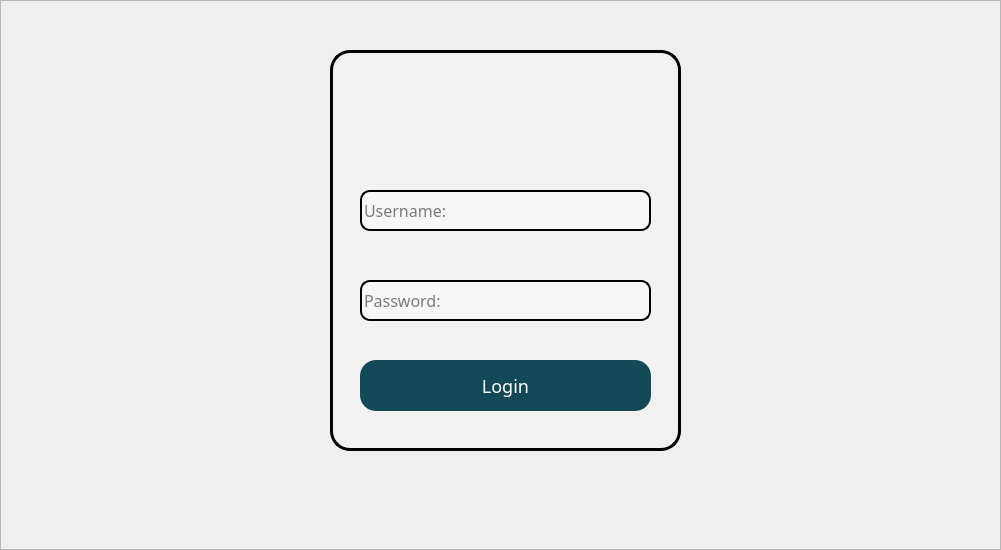
<?xml version="1.0" encoding="UTF-8"?>
<ui version="4.0">
 <class>Frame</class>
 <widget class="QFrame" name="Frame">
  <property name="windowModality">
   <enum>Qt::NonModal</enum>
  </property>
  <property name="geometry">
   <rect>
    <x>0</x>
    <y>0</y>
    <width>1001</width>
    <height>550</height>
   </rect>
  </property>
  <property name="font">
   <font>
    <pointsize>12</pointsize>
   </font>
  </property>
  <property name="windowTitle">
   <string>Frame</string>
  </property>
  <property name="toolTip">
   <string/>
  </property>
  <property name="autoFillBackground">
   <bool>false</bool>
  </property>
  <property name="styleSheet">
   <string notr="true">#Frame
{
	background-image: url(:/image/frame_bgimg.jpg);
}
</string>
  </property>
  <property name="frameShape">
   <enum>QFrame::StyledPanel</enum>
  </property>
  <property name="frameShadow">
   <enum>QFrame::Raised</enum>
  </property>
  <widget class="QFrame" name="frame">
   <property name="geometry">
    <rect>
     <x>330</x>
     <y>50</y>
     <width>351</width>
     <height>401</height>
    </rect>
   </property>
   <property name="styleSheet">
    <string notr="true">#frame
{
	background-color:rgba(255,255,255,0.15);
	border-radius:20px;
	border:3px solid black;
}
#frame:hover
{
	background-color:rgba(255,255,255,0.3);
	border:2px solid black;
}</string>
   </property>
   <property name="frameShape">
    <enum>QFrame::StyledPanel</enum>
   </property>
   <property name="frameShadow">
    <enum>QFrame::Raised</enum>
   </property>
   <widget class="QLineEdit" name="Username">
    <property name="geometry">
     <rect>
      <x>30</x>
      <y>140</y>
      <width>291</width>
      <height>41</height>
     </rect>
    </property>
    <property name="font">
     <font>
      <family>黑体</family>
      <pointsize>12</pointsize>
      <underline>false</underline>
     </font>
    </property>
    <property name="styleSheet">
     <string notr="true">#Username
{
	background-color:rgba(255,255,255,0.4);
	border-radius:10px;
	border:2px solid black;
}
#Username:hover
{
	background-color:rgba(255,255,255,0.6);
	border:1px solid black;
}</string>
    </property>
    <property name="text">
     <string/>
    </property>
    <property name="placeholderText">
     <string>Username:</string>
    </property>
   </widget>
   <widget class="QLineEdit" name="Password">
    <property name="geometry">
     <rect>
      <x>30</x>
      <y>230</y>
      <width>291</width>
      <height>41</height>
     </rect>
    </property>
    <property name="font">
     <font>
      <family>黑体</family>
      <pointsize>12</pointsize>
      <underline>false</underline>
     </font>
    </property>
    <property name="styleSheet">
     <string notr="true">#Password
{
	background-color:rgba(255,255,255,0.4);
	border-radius:10px;
	border:2px solid black;
}
#Password:hover
{
	background-color:rgba(255,255,255,0.6);
	border:1px solid black;
}</string>
    </property>
    <property name="text">
     <string/>
    </property>
    <property name="echoMode">
     <enum>QLineEdit::Password</enum>
    </property>
    <property name="placeholderText">
     <string>Password:</string>
    </property>
   </widget>
   <widget class="QPushButton" name="Button_login">
    <property name="geometry">
     <rect>
      <x>30</x>
      <y>310</y>
      <width>291</width>
      <height>51</height>
     </rect>
    </property>
    <property name="styleSheet">
     <string notr="true">#Button_login
{
	border-radius:16px;
	background-color:#134857;
	font-size:18px;
	font-family:Microsoft Yahei;
	color:white;
}
#Button_login:hover
{
	background-color:#145060;
}
#Button_login:pressed
{
	background-color:#175565;
	padding-left:3px;
	padding-top:3px;
}</string>
    </property>
    <property name="text">
     <string>Login</string>
    </property>
   </widget>
   <widget class="QLabel" name="Login_font">
    <property name="geometry">
     <rect>
      <x>80</x>
      <y>30</y>
      <width>181</width>
      <height>81</height>
     </rect>
    </property>
    <property name="text">
     <string/>
    </property>
    <property name="pixmap">
     <pixmap resource="ds_work.qrc">:/image/login_font.png</pixmap>
    </property>
   </widget>
  </widget>
 </widget>
 <resources>
  <include location="moshou.jpg"/>
  <include location="ds_work.qrc"/>
 </resources>
 <connections/>
</ui>
